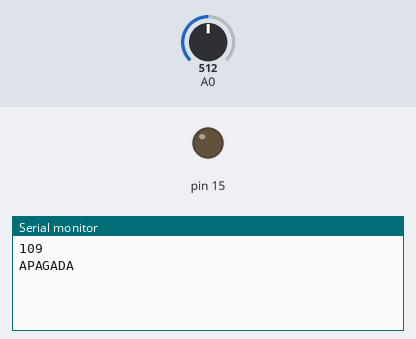
Bench run of a sketch on a simulated Arduino Uno, built with avr-gcc and run on an emulated ATmega328P. On the bench: output pins drawn as LEDs (lit = HIGH), the last lines printed to the serial monitor. The test bench sets the inputs (shaded band); at power-on: A0 = 512.

Above: at 1.2 s.
1.3 s: A0 set to 16
At 2.7 s:
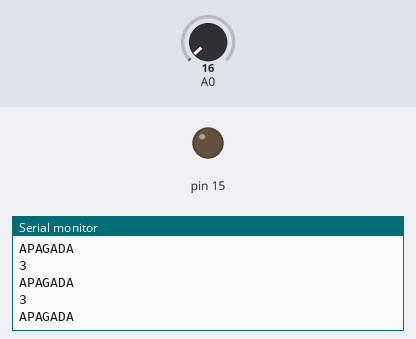
2.8 s: A0 set to 13
At 4.4 s:
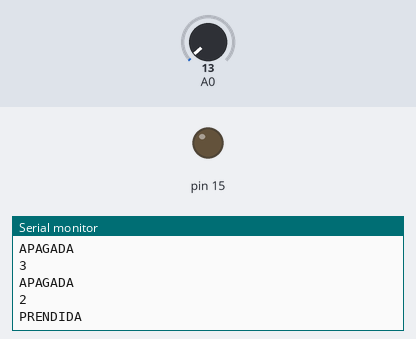
Timing chart, 0 to 5.9 s (numbered marks = the images above; inputs shaded):
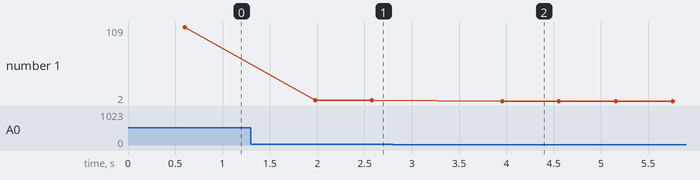

Measured:
- the behaviour switches between 15 and 14 on A0 (found by bisection; images 1 and 2)
- after the input at 1.3 s, the serial monitor: prints a new line after 0.68 s (image 1)
- after the input at 2.8 s, the serial monitor: prints a new line after 1.2 s (image 2)
- plotted number 1: 109 → 3 after the input at 1.3 s, 3 → 2 after the input at 2.8 s

The sketch:

anemometro.ino
```cpp
int anemometro = 0;

int calculoPromedio(int minutosLectura)
{
  int promedio = 0;
  for (int i = 0; i < (minutosLectura * 2); i++) //multiplica para aumentar la cantidad de lecturas
  {
    if (i == 0) {
      promedio = analogRead(0);
      delay(100);//Modificado
    } else {
      promedio = (promedio + analogRead(0)) / (i + 1);// calcula el promedio
      delay(100);//Modificado
    }
  }
  Serial.println(promedio);
  return promedio;
}

void apagarBomba(int minutosLectura, int minutosApagado)
{
  int valorDeCorte = 3; // valor de corte por viento
  int promedio = calculoPromedio(minutosLectura);
  if (promedio >= valorDeCorte) {
    digitalWrite(8, LOW);
    digitalWrite(3, HIGH);
    digitalWrite(4, LOW);
    Serial.println("APAGADA");
    delay((minutosApagado - minutosLectura) * 8);//Modificado
    promedio = calculoPromedio(minutosLectura);
    if (promedio < valorDeCorte) {
      digitalWrite(8, HIGH);
      Serial.println("PRENDIDA");
      digitalWrite(3, LOW);
      digitalWrite(4, HIGH);
    }
    else {
      digitalWrite(8, LOW);
      Serial.println("APAGADA");
      digitalWrite(3, HIGH);
      digitalWrite(4, LOW);
    }
  }
  else {
    digitalWrite(8, HIGH);
    Serial.println("PRENDIDA");
    digitalWrite(3, LOW);
    digitalWrite(4, HIGH);
  }
}

void setup()
{
  Serial.begin(9600);
  pinMode(15, OUTPUT);
  digitalWrite(8, HIGH);
  digitalWrite(3, LOW);
  digitalWrite(4, HIGH);
}


void loop()
{
  apagarBomba(3, 100);
}
```
